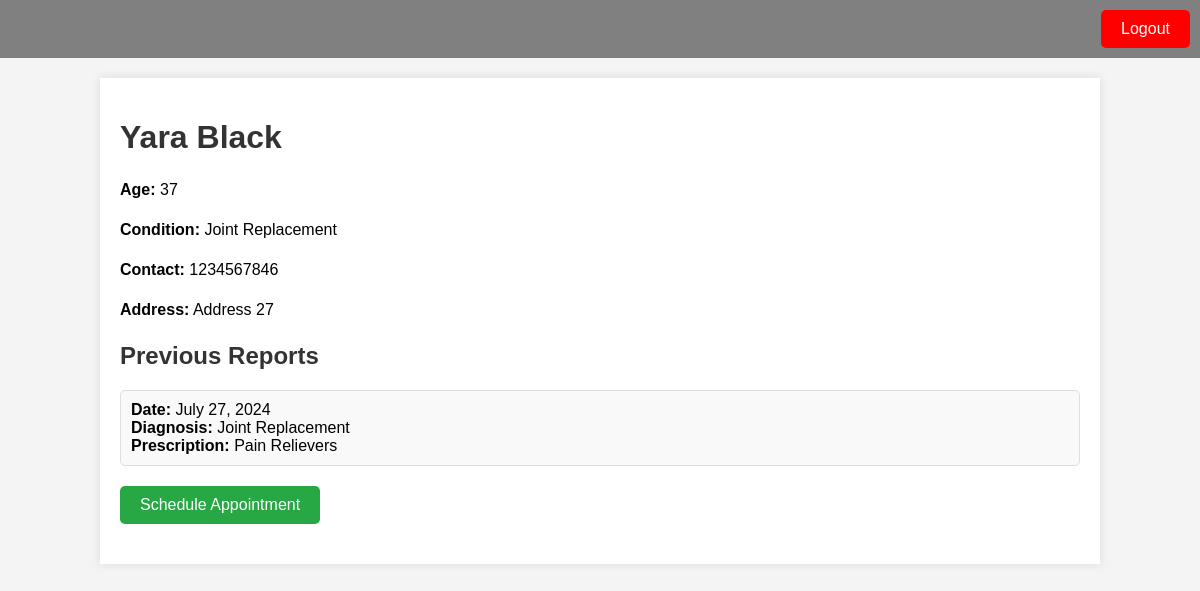
Before: /patient_home/27/ with the older database file.
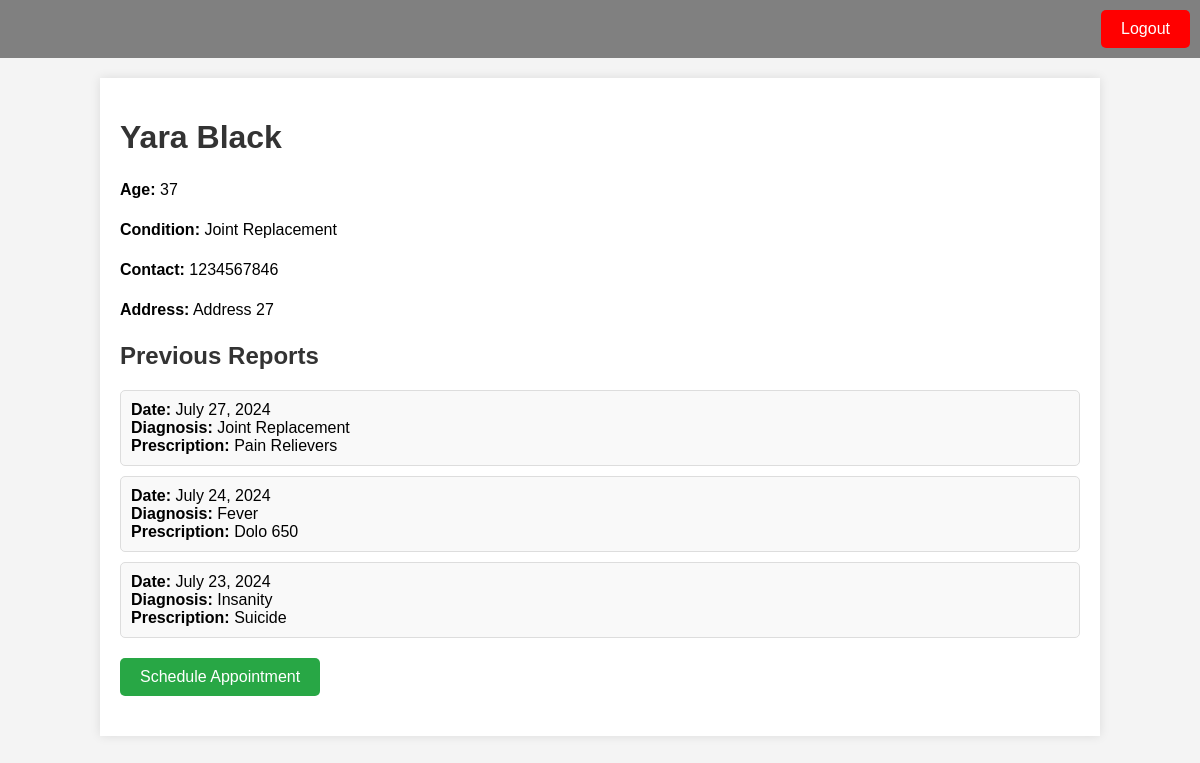
After: the same page with the newer database file.
### hms/models.py (models this page shows, shortened)
class Report(models.Model):
    doctor = models.ForeignKey(Doctor, on_delete=models.CASCADE)
    patient = models.ForeignKey(Patient, on_delete=models.CASCADE)
    prescription = models.TextField()
    date = models.DateField()
    diagnosis = models.TextField()

### hms/views.py (the view)
# urls.py: path("patient_home/<int:patient_id>/", views.patient_home, name="patient_home"),
def patient_home(request, patient_id):
    patient = get_object_or_404(Patient, id=patient_id)
    reports = Report.objects.filter(patient=patient)
    return render(request, "patient.html", {"patient": patient, "reports": reports})

### templates/patient.html (shortened to what this page needs)
<!DOCTYPE html>
<html lang="en">
<head>
</head>
<body>
    <div class="header">
        <form action="{% url 'login_page' %}" method="get">
            <button class="logout-btn" type="submit">Logout</button>
        </form>
    </div>
    <div class="container">
        <h1>{{ patient.name }}</h1>
        <p><strong>Age:</strong> {{ patient.age }}</p>
        <p><strong>Condition:</strong> {{ patient.condition }}</p>
        <p><strong>Contact:</strong> {{ patient.contact }}</p>
        <p><strong>Address:</strong> {{ patient.address }}</p>
        <h2>Previous Reports</h2>
        <ul>
            {% for report in reports %}
            <li>
                <strong>Date:</strong> {{ report.date }}<br>
                <strong>Diagnosis:</strong> {{ report.diagnosis }}<br>
                <strong>Prescription:</strong> {{ report.prescription }}
            </li>
            {% empty %}
            <li>No reports available.</li>
            {% endfor %}
        </ul>
            <form action=" {% url 'new_appointment' patient.id %}" method="post">
            <button class="schedule-btn" type="submit">Schedule Appointment</button>
            </form>
    </div>
</body>
</html>

Changed rows visible on the page:
added Report: date "July 24, 2024", diagnosis "Fever", prescription "Dolo 650"
added Report: date "July 23, 2024", diagnosis "Insanity", prescription "Suicide"
